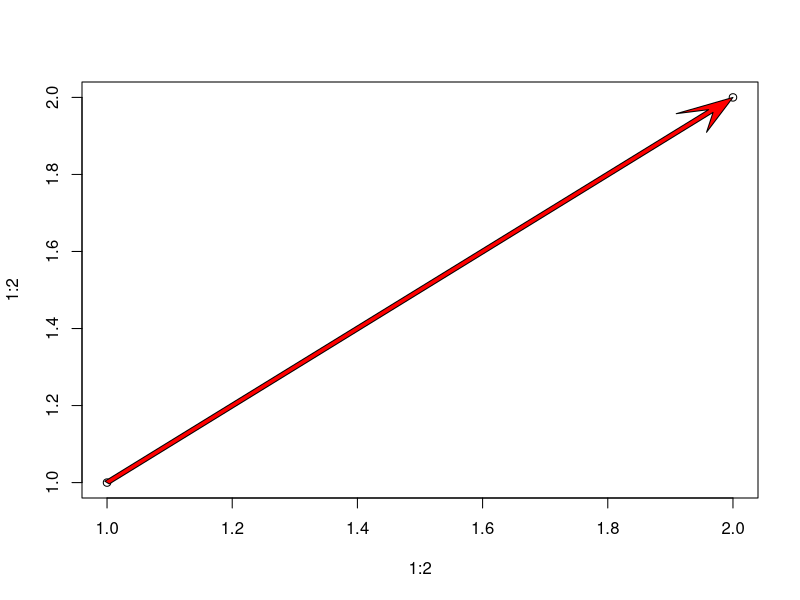

Source code (R):
library(network)


### Name: network.arrow
### Title: Add Arrows or Segments to a Plot
### Aliases: network.arrow
### Keywords: aplot graphs

### ** Examples

  #Plot two points
  plot(1:2,1:2)
  
  #Add an edge
  network.arrow(1,1,2,2,width=0.01,col="red",border="black")
